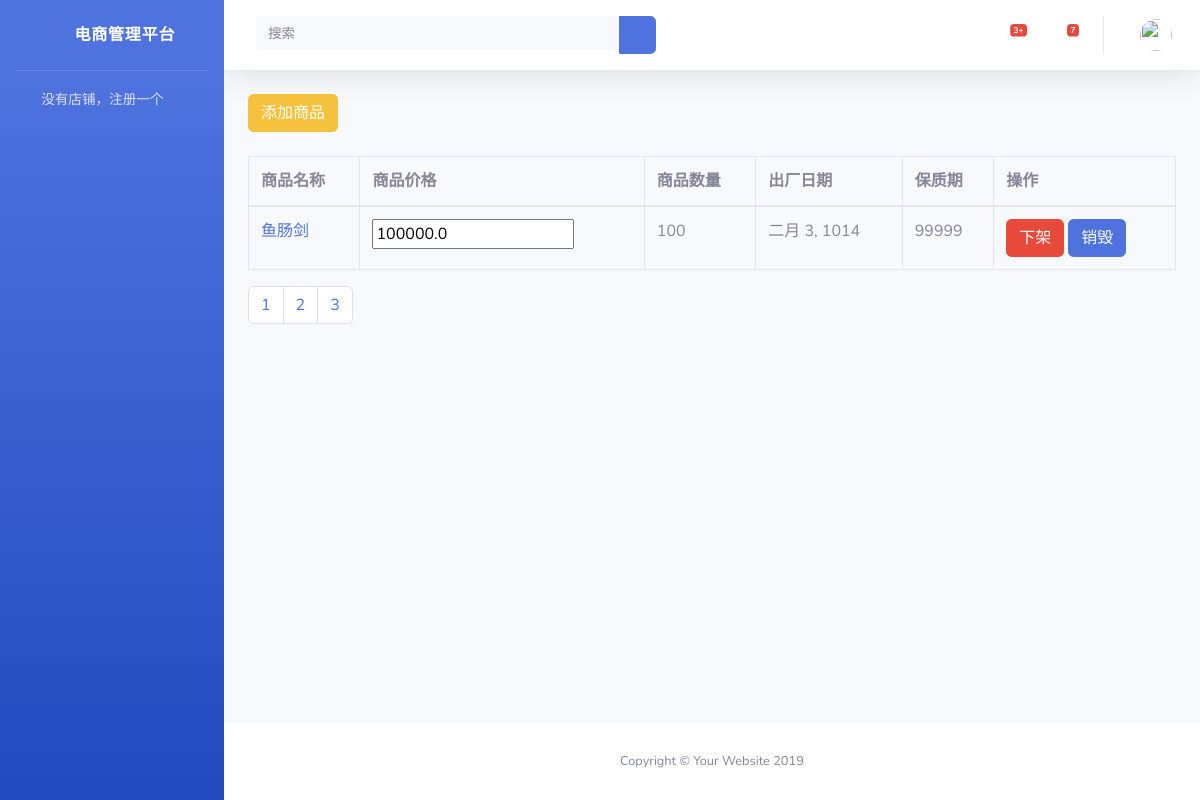
Page /Store/list_goods/?keywords=&page_num=3 on the committed database.
### Store/models.py (models this page shows)
class Goods(models.Model):
    goods_name = models.CharField(max_length=32,verbose_name="商品名称")
    goods_price = models.FloatField(verbose_name="商品价格")
    goods_image = models.ImageField(upload_to="store/images", verbose_name="商品图片")
    goods_number = models.IntegerField(verbose_name="商品数量库存")
    goods_description = models.TextField(verbose_name="商品描述")
    goods_date = models.DateField(verbose_name="出厂日期")
    goods_safeDate = models.IntegerField(verbose_name="保质期")
    goods_under = models.IntegerField(verbose_name="商品状态",default=1)
    store_id = models.ManyToManyField(to=Store,verbose_name="商品店铺")

### Store/views.py (the view)
# urls.py: path('list_goods/',list_goods),
def list_goods(request):
    keywords = request.GET.get("keywords", "")
    page_num = request.GET.get("page_num", 1)
    if keywords:
        goods_list = Goods.objects.filter(goods_name__contains=keywords,goods_under=1)  # 完成了模糊查询
    else:
        goods_list = Goods.objects.filter(goods_under=1)
    paginator = Paginator(goods_list, 3)
    page = paginator.page(int(page_num))
    page_range = paginator.page_range
    return render(request, "store/goods_list.html", {"page": page, "page_range": page_range, "keywords": keywords})

### Store/templates/store/goods_list.html (shortened to what this page needs)
{% extends "store/base.html" %}
{% block label %}
    <a class="btn btn-warning" href="/Store/add_goods/">添加商品</a>
{% endblock %}
{% block content %}
    <table class="table table-bordered">
        <thead>
            <tr>
               <th>商品名称</th>
               <th>商品价格</th>
               <th>商品数量</th>
               <th>出厂日期</th>
               <th>保质期</th>
               <th>操作</th>
            </tr>
        </thead>
        <tbody>
            {% for goods in page %}
                <tr>
                    <td><a href="/Store/goods/{{ goods.id }}/">{{ goods.goods_name }}</a></td>
                    <td>
                        <input type="text" value="{{ goods.goods_price }}">
                    </td>
                    <td>{{ goods.goods_number }}</td>
                    <td>{{ goods.goods_date }}</td>
                    <td>{{ goods.goods_safeDate }}</td>
                    <td>
                        <a class="btn btn-danger" href="/Store/under_goods/?id={{ goods.id }}">下架</a>
                        <a class="btn btn-primary" href="#">销毁</a>
                    </td>
                </tr>
            {% endfor %}
        </tbody>
    </table>
    <div class="dataTables_paginate paging_simple_numbers">
        <ul class="pagination">
            {% for p in page_range %}
            <li class="paginate_button page-item">
                <a class="page-link" href="?keywords={{ keywords }}&page_num={{ p }}">{{ p }}</a>
            </li>
            {% endfor %}
        </ul>
    </div>
{% endblock %}

### rows in the picture
Goods: goods_name "鱼肠剑", goods_price "100000.0", goods_number "100", goods_date "二月 3, 1014", goods_safeDate "99999"

### other values in the picture
{{ p }} "1" "2" "3"
